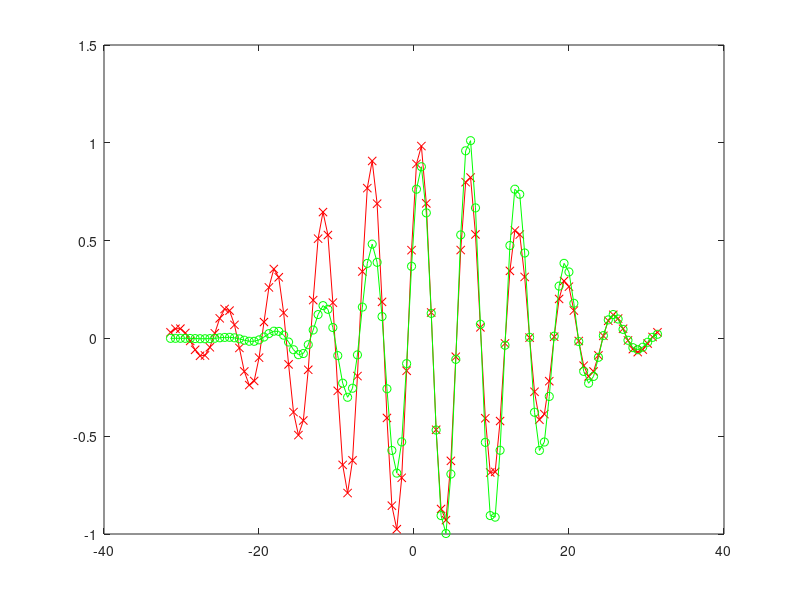

Reproduce this figure in MATLAB. (Note: this script raises an error after producing the figure.)
clear all;
%close all;

tc=0;
s=4*pi;
phi=pi/4;
t=linspace(-10*pi,10*pi,100);
t=t';
d=cos(t-phi).*exp(-(t-tc).^2/2/s^2);

figure;
plot(t,d,'rx-');

%%
se=3*pi;
tce=2*pi;
G=[cos(t).*exp(-(t-tce).^2/2/se^2), sin(t).*exp(-(t-tce).^2/2/se^2)];
m=G\d;
pd=G*m;
hold on;
plot(t,pd,'go-')
cvx_begin
     variable mc(2,1)
     minimize( norm(G*mc-d) )
     subject to
        norm(mc,2)<=1;
 cvx_end
 pd2=G*mc;
 plot(t,pd2,'bs-');
 
 m0=[cos(phi); sin(phi)];
 [m0,m,mc]
 
 %%
 P=linspace(-pi,pi,100);
 NP=length(P);
 misfit=zeros(NP,1);
 for ii=1:NP
     pd3=cos(t-P(ii)).*exp(-(t-tce).^2/2/se^2);
     misfit(ii)=norm(d-pd3);
 end
 figure;
 plot(P,misfit,'o-');
 hold on;
 plot(phi,0,'rx');
 grid on;
 
 norm(d-pd)
 norm(d-pd2)
 min(misfit)
